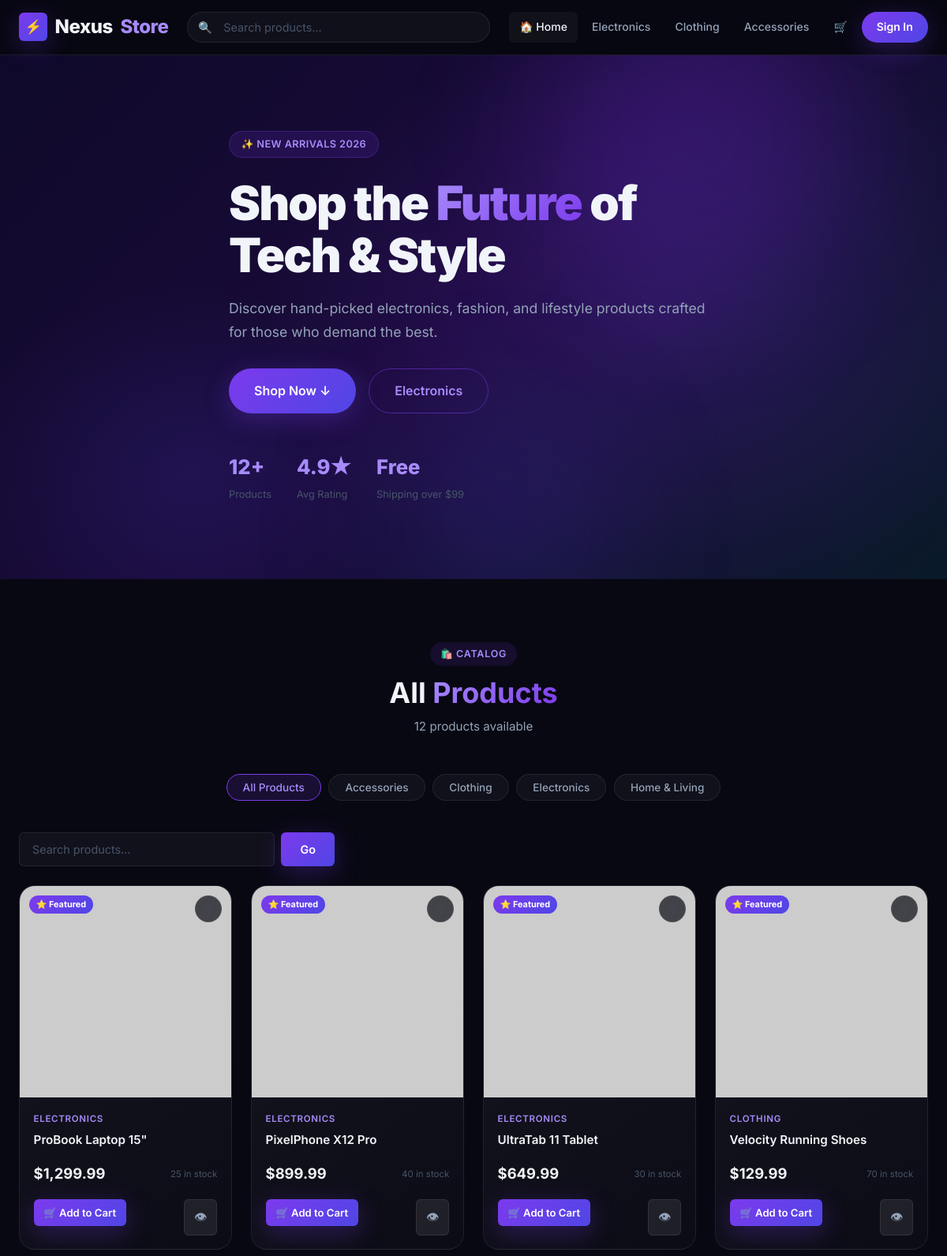
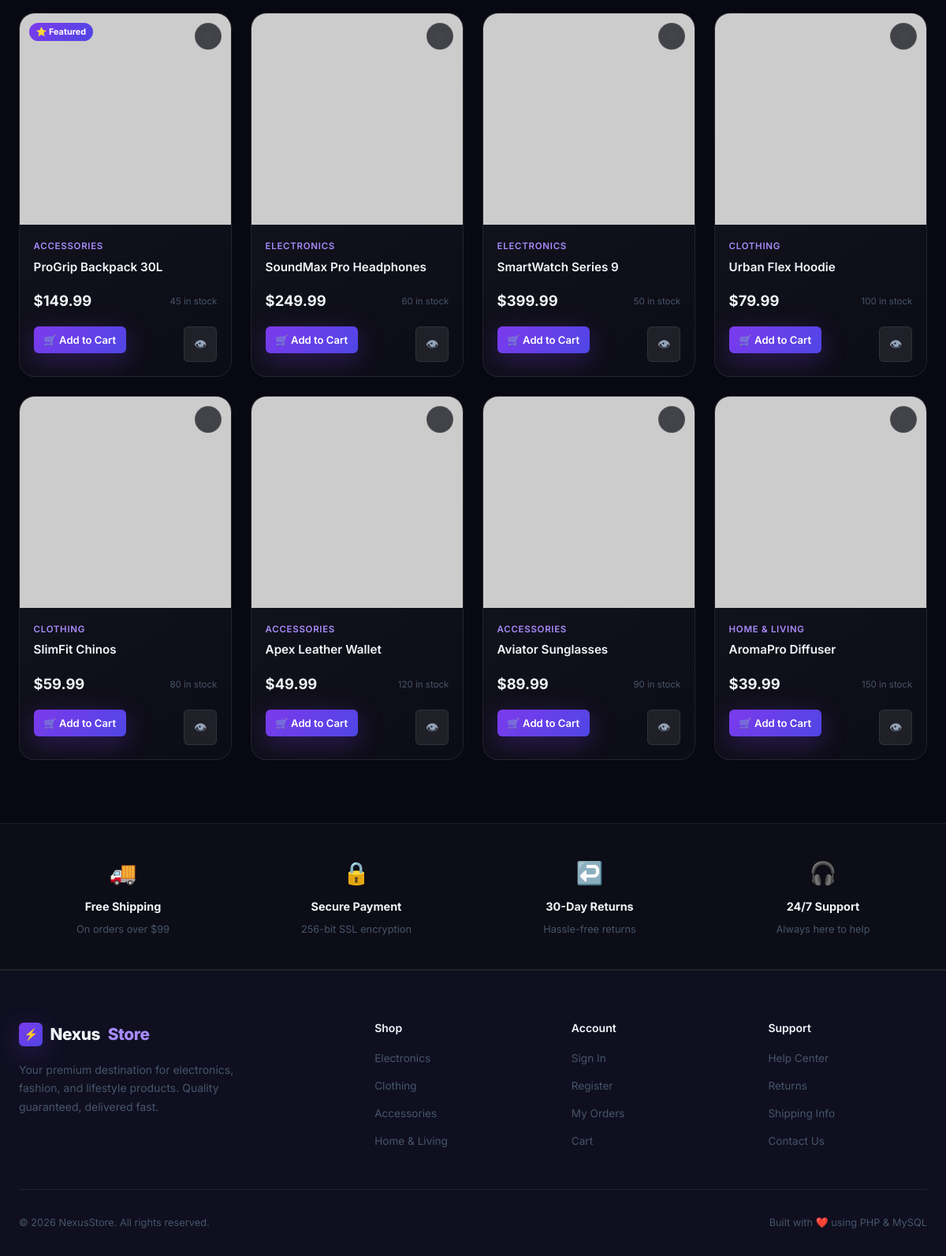
The page / on the database its author committed (2 pictures, top to bottom).
### tables this page shows
CREATE TABLE IF NOT EXISTS categories (
    id INT AUTO_INCREMENT PRIMARY KEY,
    name VARCHAR(100) NOT NULL,
    slug VARCHAR(100) NOT NULL UNIQUE
);

CREATE TABLE IF NOT EXISTS products (
    id INT AUTO_INCREMENT PRIMARY KEY,
    category_id INT,
    name VARCHAR(200) NOT NULL,
    slug VARCHAR(200) NOT NULL UNIQUE,
    description TEXT,
    price DECIMAL(10,2) NOT NULL DEFAULT 0.00,
    stock INT NOT NULL DEFAULT 0,
    image VARCHAR(500) DEFAULT NULL,
    featured TINYINT(1) NOT NULL DEFAULT 0,
    created_at TIMESTAMP DEFAULT CURRENT_TIMESTAMP,
    FOREIGN KEY (category_id) REFERENCES categories(id) ON DELETE SET NULL
);

### includes/auth.php (called while the page is built, shortened)
<?php
function isLoggedIn(): bool {
    return !empty($_SESSION['user_id']);
}

### includes/functions.php (called while the page is built, shortened)
<?php
function formatPrice(float $price): string {
    return '$' . number_format($price, 2);
}
function sanitize(string $str): string {
    return htmlspecialchars(strip_tags(trim($str)), ENT_QUOTES, 'UTF-8');
}
function getProductImageUrl(?string $image): string {
    if (str_starts_with($image, 'http://') || str_starts_with($image, 'https://')) {
        return $image;
    }
    return '/ecommerce/uploads/products/' . ltrim($image, '/');
}

### index.php (the view, shortened to what this page needs)
<?php
require_once __DIR__ . '/includes/db.php';
require_once __DIR__ . '/includes/auth.php';
require_once __DIR__ . '/includes/functions.php';
$catSlug = isset($_GET['cat']) ? sanitize($_GET['cat']) : 'all';
$search  = isset($_GET['q'])   ? sanitize($_GET['q'])   : '';
$categories = $pdo->query("SELECT * FROM categories ORDER BY name")->fetchAll();
$params = [];
$sql    = "SELECT p.*, c.name AS cat_name, c.slug AS cat_slug
           FROM products p
           LEFT JOIN categories c ON p.category_id = c.id
           WHERE 1=1";
$sql .= " ORDER BY p.featured DESC, p.created_at DESC";
$stmt = $pdo->prepare($sql);
$stmt->execute($params);
$products = $stmt->fetchAll();
require_once __DIR__ . '/includes/header.php';
?>
<section class="hero" id="heroSection">
  <div class="hero-orb hero-orb-1"></div>
  <div class="hero-orb hero-orb-2"></div>
  <div class="container">
    <div class="hero-content fade-in">
      <div class="hero-tag">✨ New Arrivals 2026</div>
      <h1>Shop the <span class="gradient-text">Future</span> of Tech &amp; Style</h1>
      <p>Discover hand-picked electronics, fashion, and lifestyle products crafted for those who demand the best.</p>
      <div class="hero-btns">
        <a href="#products" class="btn btn-primary btn-lg btn-pill" id="shopNowBtn">Shop Now ↓</a>
        <a href="/ecommerce/index.php?cat=electronics" class="btn btn-outline btn-lg btn-pill">Electronics</a>
      </div>
      <div class="hero-stats">
        <div class="hero-stat">
          <strong><?= count($products) ?>+</strong>
          <span>Products</span>
        </div>
        <div class="hero-stat">
          <strong>4.9★</strong>
          <span>Avg Rating</span>
        </div>
        <div class="hero-stat">
          <strong>Free</strong>
          <span>Shipping over $99</span>
        </div>
      </div>
    </div>
  </div>
</section>
<section class="section" id="products">
  <div class="container">
    <div class="section-header fade-in">
      <div class="section-tag">🛍️ Catalog</div>
      <h2>
        <?php if ($search): ?>
          Results for "<span class="gradient-text"><?= sanitize($search) ?></span>"
        <?php elseif ($catSlug !== 'all'): ?>
          <span class="gradient-text"><?= sanitize(ucwords(str_replace('-', ' ', $catSlug))) ?></span>
        <?php else: ?>
          All <span class="gradient-text">Products</span>
        <?php endif; ?>
      </h2>
      <p><?= count($products) ?> products available</p>
    </div>
    <div class="cat-filter fade-in-1" id="catFilter" role="group" aria-label="Filter by category">
      <button class="cat-btn <?= $catSlug === 'all' ? 'active' : '' ?>"
              data-cat="all"
              onclick="window.location.href='/ecommerce/index.php'">
        All Products
      </button>
      <?php foreach ($categories as $cat): ?>
        <button class="cat-btn <?= $catSlug === $cat['slug'] ? 'active' : '' ?>"
                data-cat="<?= sanitize($cat['slug']) ?>"
                onclick="window.location.href='/ecommerce/index.php?cat=<?= urlencode($cat['slug']) ?>'">
          <?= sanitize($cat['name']) ?>
        </button>
      <?php endforeach; ?>
    </div>
    <div style="margin-bottom:1.5rem;" class="fade-in-2">
      <form action="/ecommerce/index.php" method="GET" style="display:flex;gap:0.5rem;max-width:400px;">
        <input type="search" name="q" id="searchInput"
               class="form-control" placeholder="Search products…"
               value="<?= $search ?>" autocomplete="off">
        <button type="submit" class="btn btn-primary">Go</button>
      </form>
    </div>
    <?php if (empty($products)): ?>
      <div class="empty-state">
        <div class="empty-state-icon">🔍</div>
        <h3>No products found</h3>
        <p>Try a different search term or browse all categories.</p>
        <a href="/ecommerce/index.php" class="btn btn-primary">Browse All</a>
      </div>
    <?php else: ?>
      <div class="products-grid" id="productsGrid">
        <?php foreach ($products as $p): ?>
          <article class="product-card fade-in" data-cat="<?= sanitize($p['cat_slug'] ?? '') ?>" data-product-id="<?= $p['id'] ?>">
            <a href="/ecommerce/product.php?id=<?= $p['id'] ?>" class="product-img-wrap">
              <img src="<?= sanitize(getProductImageUrl($p['image'])) ?>"
                   alt="<?= sanitize($p['name']) ?>"
                   loading="lazy">
              <div class="product-badges">
                <?php if ($p['featured']): ?>
                  <span class="badge-featured">⭐ Featured</span>
                <?php endif; ?>
              </div>
              <button class="product-wishlist" aria-label="Add to wishlist">♡</button>
            </a>
            <div class="product-info">
              <div class="product-cat"><?= sanitize($p['cat_name'] ?? 'General') ?></div>
              <div class="product-name"><?= sanitize($p['name']) ?></div>
              <div class="product-price-row">
                <div class="product-price"><?= formatPrice($p['price']) ?></div>
                <div class="product-stock"><?= $p['stock'] > 0 ? $p['stock'] . ' in stock' : 'Sold out' ?></div>
              </div>
            </div>
            <div class="product-actions">
              <?php if ($p['stock'] > 0): ?>
                <form action="/ecommerce/cart_action.php" method="POST">
                  <button type="submit" class="btn btn-primary btn-sm" id="addCart<?= $p['id'] ?>">
                    🛒 Add to Cart
                  </button>
                </form>
              <?php else: ?>
                <button class="btn btn-ghost btn-sm" disabled>Sold Out</button>
              <?php endif; ?>
              <a href="/ecommerce/product.php?id=<?= $p['id'] ?>" class="btn-view" title="View Details" aria-label="View <?= sanitize($p['name']) ?>">👁</a>
            </div>
          </article>
        <?php endforeach; ?>
      </div>
    <?php endif; ?>
  </div>
</section>
<section style="background:rgba(255,255,255,0.02);border-top:1px solid rgba(255,255,255,0.07);border-bottom:1px solid rgba(255,255,255,0.07);padding:2.5rem 0;">
  <div class="container">
    <div style="display:grid;grid-template-columns:repeat(auto-fit,minmax(200px,1fr));gap:2rem;text-align:center;">
      <?php
        $features = [
          ['🚚', 'Free Shipping', 'On orders over $99'],
          ['🔒', 'Secure Payment', '256-bit SSL encryption'],
          ['↩️',  '30-Day Returns', 'Hassle-free returns'],
          ['🎧', '24/7 Support',   'Always here to help'],
        ];
      ?>
      <?php foreach ($features as $f): ?>
        <div style="display:flex;flex-direction:column;align-items:center;gap:0.5rem;">
          <div style="font-size:1.75rem;"><?= $f[0] ?></div>
          <strong style="font-size:0.9rem;"><?= $f[1] ?></strong>
          <span style="font-size:0.8rem;color:var(--text-muted);"><?= $f[2] ?></span>
        </div>
      <?php endforeach; ?>
    </div>
  </div>
</section>
<?php require_once __DIR__ . '/includes/footer.php'; ?>

### includes/header.php (shortened to what this page needs)
<?php
require_once __DIR__ . '/auth.php';
require_once __DIR__ . '/functions.php';
$currentPage = basename($_SERVER['PHP_SELF']);
?>
<!DOCTYPE html>
<html lang="en">
<head>
  <link rel="stylesheet" href="/ecommerce/css/style.css">
</head>
<body>
<nav class="navbar" role="navigation" aria-label="Main navigation">
  <div class="container navbar-inner">
    <a href="/ecommerce/index.php" class="nav-logo" id="navLogo">
      <div class="logo-icon" aria-hidden="true">⚡</div>
      Nexus<span>Store</span>
    </a>
    <form class="nav-search" id="navSearchForm" action="/ecommerce/index.php" method="GET" role="search">
      <span class="search-icon" aria-hidden="true">🔍</span>
      <input type="search" name="q" id="navSearchInput"
             placeholder="Search products…"
             value="<?= isset($_GET['q']) ? sanitize($_GET['q']) : '' ?>"
             aria-label="Search products"
             autocomplete="off">
    </form>
    <div class="nav-links" id="navLinks" role="menubar">
      <a href="/ecommerce/index.php"
         class="<?= $currentPage === 'index.php' ? 'active' : '' ?>"
         role="menuitem">
        🏠 Home
      </a>
      <a href="/ecommerce/index.php?cat=electronics" role="menuitem">Electronics</a>
      <a href="/ecommerce/index.php?cat=clothing" role="menuitem">Clothing</a>
      <a href="/ecommerce/index.php?cat=accessories" role="menuitem">Accessories</a>
      <a href="/ecommerce/cart.php" class="cart-link" id="cartLink" role="menuitem" aria-label="Shopping cart">
        🛒
      </a>
      <?php if (isLoggedIn()): ?>
        <a href="/ecommerce/profile.php" role="menuitem">👤 <?= sanitize($_SESSION['user_name']) ?></a>
        <a href="/ecommerce/logout.php" role="menuitem">Sign Out</a>
      <?php else: ?>
        <a href="/ecommerce/login.php" class="btn-nav-login" role="menuitem" id="navLoginBtn">Sign In</a>
      <?php endif; ?>
    </div>
  </div>
</nav>
<main id="main-content">

### includes/footer.php (shortened to what this page needs)
</main>
<footer class="footer" role="contentinfo">
  <div class="container">
    <div class="footer-grid">
      <div class="footer-brand">
        <div class="nav-logo" style="font-size:1.3rem;margin-bottom:1rem;">
          <div class="logo-icon" style="width:30px;height:30px;font-size:0.9rem;background:linear-gradient(135deg,#7c3aed,#4f46e5);border-radius:6px;display:flex;align-items:center;justify-content:center;">⚡</div>
          Nexus<span style="color:#a78bfa;">Store</span>
        </div>
        <p>Your premium destination for electronics, fashion, and lifestyle products. Quality guaranteed, delivered fast.</p>
      </div>
      <div class="footer-col">
        <h4>Shop</h4>
        <ul>
          <li><a href="/ecommerce/index.php?cat=electronics">Electronics</a></li>
          <li><a href="/ecommerce/index.php?cat=clothing">Clothing</a></li>
          <li><a href="/ecommerce/index.php?cat=accessories">Accessories</a></li>
          <li><a href="/ecommerce/index.php?cat=home-living">Home &amp; Living</a></li>
        </ul>
      </div>
      <div class="footer-col">
        <h4>Account</h4>
        <ul>
          <li><a href="/ecommerce/login.php">Sign In</a></li>
          <li><a href="/ecommerce/register.php">Register</a></li>
          <li><a href="/ecommerce/profile.php">My Orders</a></li>
          <li><a href="/ecommerce/cart.php">Cart</a></li>
        </ul>
      </div>
      <div class="footer-col">
        <h4>Support</h4>
        <ul>
          <li><a href="#">Help Center</a></li>
          <li><a href="#">Returns</a></li>
          <li><a href="#">Shipping Info</a></li>
          <li><a href="#">Contact Us</a></li>
        </ul>
      </div>
    </div>
    <div class="footer-bottom">
      <p>&copy; <?= date('Y') ?> NexusStore. All rights reserved.</p>
      <p>Built with ❤️ using PHP &amp; MySQL</p>
    </div>
  </div>
</footer>
</body>
</html>

### rows shown on the page
categories: name "Accessories"
categories: name "Clothing"
categories: name "Electronics"
categories: name "Home & Living"
products: featured "⭐ Featured", category.name "ELECTRONICS", name "ProBook Laptop 15\"", price "$1,299.99", stock "25"
products: featured "⭐ Featured", category.name "ELECTRONICS", name "PixelPhone X12 Pro", price "$899.99", stock "40"
products: featured "⭐ Featured", category.name "ELECTRONICS", name "UltraTab 11 Tablet", price "$649.99", stock "30"
products: featured "⭐ Featured", category.name "CLOTHING", name "Velocity Running Shoes", price "$129.99", stock "70"
products: featured "⭐ Featured", category.name "ACCESSORIES", name "ProGrip Backpack 30L", price "$149.99", stock "45"
products: category.name "ELECTRONICS", name "SoundMax Pro Headphones", price "$249.99", stock "60"
products: category.name "ELECTRONICS", name "SmartWatch Series 9", price "$399.99", stock "50"
products: category.name "CLOTHING", name "Urban Flex Hoodie", price "$79.99", stock "100"
products: category.name "CLOTHING", name "SlimFit Chinos", price "$59.99", stock "80"
products: category.name "ACCESSORIES", name "Apex Leather Wallet", price "$49.99", stock "120"
products: category.name "ACCESSORIES", name "Aviator Sunglasses", price "$89.99", stock "90"
products: category.name "HOME & LIVING", name "AromaPro Diffuser", price "$39.99", stock "150"

### other values the page prints
count($products) "12"
$f[0] "🚚"
$f[1] "Free Shipping"
$f[2] "On orders over $99"
$f[0] "🔒"
$f[1] "Secure Payment"
$f[2] "256-bit SSL encryption"
$f[0] "↩️"
$f[1] "30-Day Returns"
$f[2] "Hassle-free returns"
$f[0] "🎧"
$f[1] "24/7 Support"
$f[2] "Always here to help"
